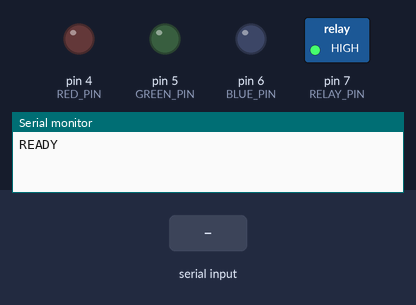
The sketch below on a simulated Arduino Uno, built with avr-gcc and run on an emulated ATmega328P. Shown: switched loads named in the sketch (green lamp = pin HIGH), output pins drawn as LEDs (lit = HIGH), the last lines printed to the serial monitor. The inputs (shaded band) are chosen by the test bench.

Above: at 1.8 s.
1.9 s: "MAIN_ON\n" received over Serial
At 2.2 s:
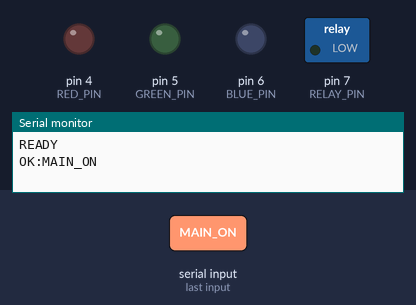
3.4 s: "RED_ON\n" received over Serial
At 4.5 s:
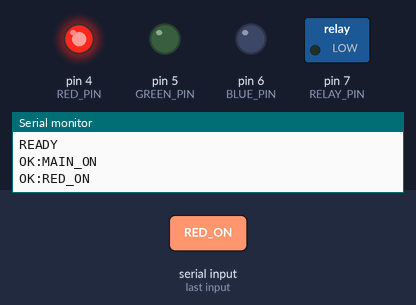
4.9 s: "GREEN_ON\n" received over Serial
At 5.7 s:
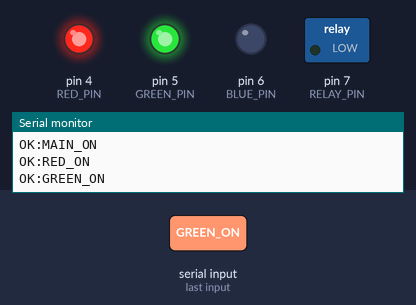
6.4 s: "MAIN_OFF\n" received over Serial
At 6.8 s:
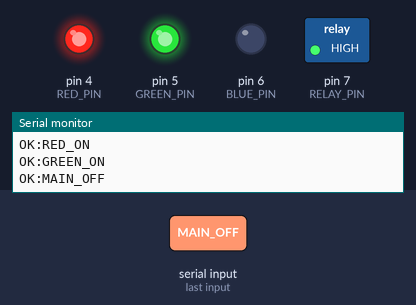
7.9 s: "BLUE_ON\n" received over Serial
At 9.1 s:
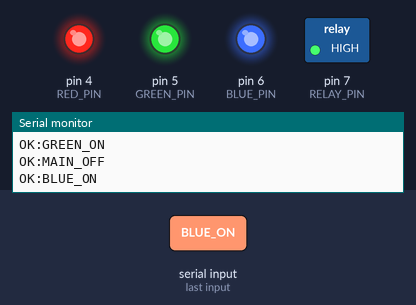
9.4 s: "RED_OFF\n" received over Serial
At 10.3 s:
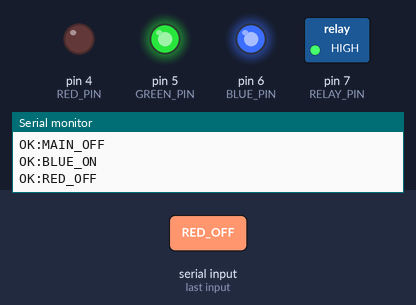
Timing chart, 0 to 11.9 s (numbered marks = the images above; inputs shaded):
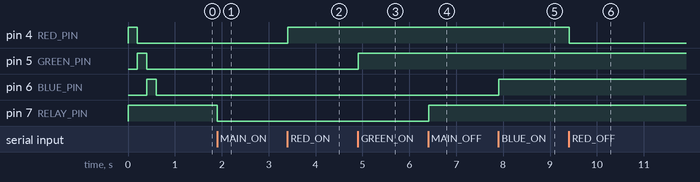

The sketch:

smart_home.ino
```cpp
/*
  =====================================================================
   SMART HOME VISION - Arduino Uno
  =====================================================================
   Recibe comandos de texto por USB (Serial, 9600 baudios), uno por linea:

     MAIN_ON  / MAIN_OFF   -> foco 220V (modulo RELE en el pin 7)
     RED_ON   / RED_OFF    -> foco rojo  (LED pin 4)
     GREEN_ON / GREEN_OFF  -> foco verde (LED pin 5)
     BLUE_ON  / BLUE_OFF   -> foco azul  (LED pin 6)
     LIGHTS_ON             -> los 4 focos encendidos
     ALL_OFF               -> los 4 focos apagados
     HOME_MODE             -> foco 220V + azul encendidos, rojo y verde apagados
     PING                  -> responde PONG (para probar la conexion)

   Responde:  OK:<COMANDO>  o  ERR:UNKNOWN:<texto>

   Conexiones:
     Pin 4  -> resistencia 220Ω -> LED rojo  (pata larga) -> GND
     Pin 5  -> resistencia 220Ω -> LED verde (pata larga) -> GND
     Pin 6  -> resistencia 220Ω -> LED azul  (pata larga) -> GND
     Pin 7  -> IN del modulo rele (VCC -> 5V, GND -> GND). El rele conmuta el foco de 220V.
              ⚠️ 220V es PELIGROSO: solo un adulto con experiencia debe cablear esa parte.
              Para probar sin el foco, pon un LED con resistencia en el pin 7
              y cambia RELAY_ACTIVE_LOW a false.

   Prueba sin la aplicacion: Monitor Serie (9600 baudios, "Nueva linea"),
   escribe RED_ON y Enter. ¡Cierra el Monitor Serie antes de arrancar
   Spring Boot! (el puerto solo puede abrirlo un programa a la vez)

   No necesita librerias adicionales.
  =====================================================================
*/

// ------------------------------------------------------------ Pines
const int RED_PIN = 4;
const int GREEN_PIN = 5;
const int BLUE_PIN = 6;
const int RELAY_PIN = 7;   // foco 220V

// La mayoria de modulos rele se activan con LOW ("active low").
// Si el foco funciona al reves, o usas un LED en lugar del rele, pon false.
const bool RELAY_ACTIVE_LOW = true;

String command = "";

void setup() {
  Serial.begin(9600);

  pinMode(RED_PIN, OUTPUT);
  pinMode(GREEN_PIN, OUTPUT);
  pinMode(BLUE_PIN, OUTPUT);
  pinMode(RELAY_PIN, OUTPUT);
  setAll(false, false, false, false);

  // Animacion de arranque: rojo, verde, azul (sirve para comprobar el cableado)
  int leds[] = {RED_PIN, GREEN_PIN, BLUE_PIN};
  for (int i = 0; i < 3; i++) {
    digitalWrite(leds[i], HIGH);
    delay(200);
    digitalWrite(leds[i], LOW);
  }

  Serial.println("READY");
}

void loop() {
  // Leer caracteres hasta encontrar el fin de linea '\n'
  while (Serial.available() > 0) {
    char c = Serial.read();
    if (c == '\n') {
      command.trim();
      if (command.length() > 0) {
        executeCommand(command);
      }
      command = "";
    } else if (c != '\r') {
      command += c;
    }
  }
}

void executeCommand(String cmd) {
  // --- Focos individuales
  if (cmd == "MAIN_ON") {
    setMain(true);
  } else if (cmd == "MAIN_OFF") {
    setMain(false);
  } else if (cmd == "RED_ON") {
    digitalWrite(RED_PIN, HIGH);
  } else if (cmd == "RED_OFF") {
    digitalWrite(RED_PIN, LOW);
  } else if (cmd == "GREEN_ON") {
    digitalWrite(GREEN_PIN, HIGH);
  } else if (cmd == "GREEN_OFF") {
    digitalWrite(GREEN_PIN, LOW);
  } else if (cmd == "BLUE_ON") {
    digitalWrite(BLUE_PIN, HIGH);
  } else if (cmd == "BLUE_OFF") {
    digitalWrite(BLUE_PIN, LOW);

  // --- Escenas
  } else if (cmd == "LIGHTS_ON") {
    setAll(true, true, true, true);
  } else if (cmd == "ALL_OFF") {
    setAll(false, false, false, false);
  } else if (cmd == "HOME_MODE") {
    setAll(true, false, false, true);

  } else if (cmd == "PING") {
    Serial.println("PONG");
    return;
  } else {
    Serial.print("ERR:UNKNOWN:");
    Serial.println(cmd);
    return;
  }
  Serial.print("OK:");
  Serial.println(cmd);
}

void setMain(bool on) {
  bool level = RELAY_ACTIVE_LOW ? !on : on;
  digitalWrite(RELAY_PIN, level ? HIGH : LOW);
}

void setAll(bool main, bool red, bool green, bool blue) {
  setMain(main);
  digitalWrite(RED_PIN, red ? HIGH : LOW);
  digitalWrite(GREEN_PIN, green ? HIGH : LOW);
  digitalWrite(BLUE_PIN, blue ? HIGH : LOW);
}
```

Measured:
- after the input at 1.9 s, pin 7 (RELAY_PIN): HIGH → LOW at once
- after the input at 3.4 s, pin 4 (RED_PIN): LOW → HIGH at once
- after the input at 4.9 s, pin 5 (GREEN_PIN): LOW → HIGH at once
- after the input at 6.4 s, pin 7 (RELAY_PIN): LOW → HIGH at once
- after the input at 7.9 s, pin 6 (BLUE_PIN): LOW → HIGH at once
- after the input at 9.4 s, pin 4 (RED_PIN): HIGH → LOW at once
